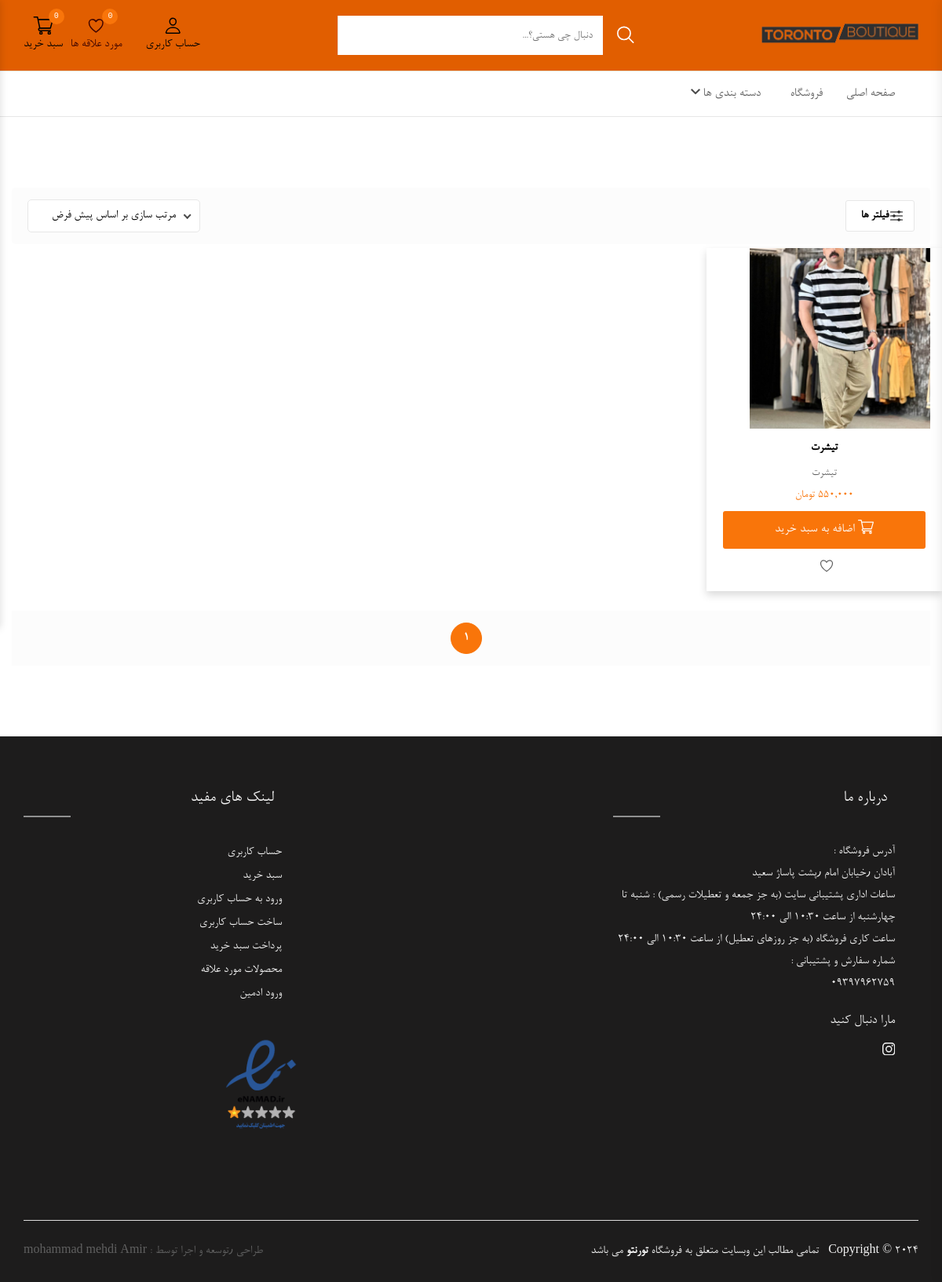
Page /product_list/ on the committed database.
### products/models.py (models this page shows, shortened)
class Product(models.Model):
    title = models.CharField(max_length=120,verbose_name=_('name :'))
    price = models.IntegerField(verbose_name=_('price :'))
    status = models.BooleanField(default=True,verbose_name=_('status'))
    category = models.ForeignKey(
        Category, related_name='products', on_delete=models.PROTECT,verbose_name=_('category :'))
    discount=models.ForeignKey(Discount,on_delete=models.DO_NOTHING,related_name='products',null=True,blank=True,verbose_name=_('discount'))
    datetime_add = models.DateTimeField(auto_now_add=True,verbose_name=_(' add date'))
    datetime_edit = models.DateTimeField(auto_now=True,verbose_name=_('edite date'))
    image = models.ManyToManyField(Image, related_name='images',verbose_name=_('images :'))
    material=models.CharField(max_length=70,blank=True,verbose_name=_('material :'))
    des=RichTextField(blank=True,null=True,verbose_name=_(' decription :'))
    class Meta:
        verbose_name_plural='محصولات'

class Image(models.Model):
    image = models.ImageField(upload_to='product_img')
    title = models.CharField(max_length=60, blank=True)
    class Meta:
        verbose_name_plural='تصاویر محصولات'

class Category(models.Model):
    title = models.CharField(max_length=100)
    image = models.ImageField(upload_to='category_img')
    discount=models.ForeignKey(Discount,on_delete=models.DO_NOTHING,related_name='categores',null=True,blank=True)
    def __str__(self):
        return self.title
    class Meta:
        verbose_name_plural='دسته بندی ها'

### products/views.py (the view)
# urls.py: path('product_list/',views.list_product_view,name='product_list'),
def list_product_view(request):
    if request.method =="POST":
        order_method=request.POST['order_by']
        if order_method =="1":
            product_list_sorted=Product.objects.select_related('category','discount').all().order_by('-id')
        elif order_method =="2":
            product_list_sorted=Product.objects.select_related('category','discount').all().order_by('price')
        elif order_method =="3":
            product_list_sorted=Product.objects.select_related('category','discount').all().order_by('-price')
        elif order_method =="4":
            product_list_sorted=Product.objects.select_related('category','discount').all()
            product_list_sorted = sorted(product_list_sorted, key=lambda x: x.order_item.aggregate(quantity_sum=Sum('quantity'))['quantity_sum'] or 0,reverse=True)
        else:
            product_list_sorted=Product.objects.select_related('category','discount').all()
    else:
        order_method=request.GET.get('order_by')
        product_list_sorted=Product.objects.select_related('category','discount').all()
    paginator = Paginator(product_list_sorted, 12) # Show number products per page
    page = request.GET.get('page')
    try:
        products = paginator.page(page)
    except PageNotAnInteger:
        products = paginator.page(1)
    except EmptyPage:
        products = paginator.page(paginator.num_pages)
    return render(request,'products/list_product.html',{
        'products': products,
        'selected': order_method
    })

### carts/cart.py (called while the page is built)
    def __len__(self):
        return len(self.cart.keys())

### carts/cart_context.py (called while the page is built)
def cart(request):
    return {'cart':Cart(request)}

### products/category_context.py (called while the page is built)
def category1(request):
    return {'Category':Category.objects.select_related('discount').prefetch_related('products').all()}

### products/templatetags/custom_mathfilter.py (called while the page is built)
@register.filter
def get_sec(val):
    try:
        return val[1].image.url
    except:
        return val.first().image.url

### products/templatetags/persian_number.py (called while the page is built)
@register.filter
def to_persian(value):
    if settings.LANGUAGE_CODE == 'fa':
        value=str(value)
        translation_table = value.maketrans('0123456789','۰۱۲۳۴۵۶۷۸۹')
        return value.translate(translation_table)
    else:
        return value

### products/templates/products/list_product.html (shortened to what this page needs)
{% extends '_base.html' %}
{% load mathfilters %}
{% load custom_mathfilter %}
{% load static  %}
{% load persian_number %}
{% load humanize %}
{% block content %}
<section class="shop__section section--padding">
    <div class="container">
        <div class="shop__header bg__gray--color d-flex align-items-center justify-content-between mb-30">
            <button class="widget__filter--btn d-flex align-items-center" data-offcanvas>
                <span class="widget__filter--btn__text">فیلتر ها</span>
            </button>
            <div class="product__view--mode d-flex align-items-center">
                <div class="product__view--mode__list product__short--by align-items-center  d-lg-flex">
                    <form action="{% url 'product_list' %}" method="post" name="autosubmit_select">
                        <div class="select shop__header--select" onChange="document.autosubmit_select.submit();">
                            <select class="product__view--select" name="order_by">
                                <option {% if selected == "0" %} selected {% endif %} value="1"> مرتب سازی بر اساس پیش فرض </option>
                            </select>
                        </div>
                    </form>
                </div>
            </div>
        </div>
        <div class="row">
            <div class="col-12">
                <div class="shop__product--wrapper">
                    <div class="tab_content">
                        <div id="product_grid" class="tab_pane active show">
                            <div class="product__section--inner product__grid--inner">
                                <div class="row row-cols-lg-4 row-cols-md-3 row-cols-2 mb--n30">
                                    {% for product in products %}
                                    <div class="swiper-slide shadow">
                                        <div class="product__items ">
                                            <div class="product__items--thumbnail">
                                                <a class="product__items--link" href="{% url 'product_detail' product.id %}">
                                                    <img class="product__items--img product__primary--img"
                                                        src={{product.image.first.image.url}} alt="product-img"  >
                                                </a>
                                            </div>
                                            <div class="product__items--content">
                                                <center>
                                                    <h3 class="product__items--content__title h4"><a
                                                            href="{% url 'product_detail' product.id %}">{{product.title}}</a></h3>
                                                    <span class="product__items--content__subtitle">{{product.category}}</span>
                                                    <div class="product__items--price">
                                                        {% if product.status %}
                                                        {% if product.discount or product.category.discount %}
                                                        {% if product.category.discount %}
                                                        <span class="old__price">{{product.price|intcomma:False|to_persian}} تومان</span>
                                                        <span class="price__divided"></span>
                                                        <span
                                                            class="current__price">{{ product.price|custom_add:product.category.discount.discount|intcomma:False|to_persian }} تومان</span>
                                                        {% else %}
                                                        <span class="old__price">{{product.price|intcomma:False|to_persian}} تومان</span>
                                                        <span class="price__divided"></span>
                                                        <span
                                                            class="current__price">{{ product.price|custom_add:product.discount.discount|intcomma:False|to_persian }} تومان</span>
                                                        {% endif %}
                                                        {% else %}
                                                        <span class="current__price">{{product.price|intcomma:False|to_persian}} تومان</span>
                                                        {% endif %}
                                                        {% else %}
                                                        <span class="current__price">اتمام موجودی</span>
                                                        {% endif %}
                                                    </div>
                                                    <div>
                                                        <center>
                                                            <ul>
                                                                <li class=" product__items--action__list ">
                                                                    <a class="variant__buy--now__btn primary__btn"
                                                                        href="{% url 'product_detail' product.id %}">
                                                                        <span class="add__to--cart__text">اضافه به سبد خرید</span>
                                                                    </a>
                                                                </li>
                                                                <li class="product__items--action__list">
                                                                    <a class=" product__items--action__btn"
                                                                        href="{% url 'wishlist_add' product.id %}">
                                                                    </a>
                                                                </li>
                                                            </ul>
                                                        </center>
                                                    </div>
                                                </center>
                                            </div>
                                        </div>
                                    </div>
                                    {% endfor %}
                                </div>
                            </div>
                        </div>
                    </div>
                    <div class="pagination__area bg__gray--color">
                        <nav class="pagination justify-content-center">
                            <ul class="pagination__wrapper d-flex align-items-center justify-content-center">
                                <li class="pagination__list">
                                    {% if products.number == 1 %}
                                <li class="pagination__list"><a href="?page=1"
                                        class="pagination__item pagination__item--current"> 1</a>
                                </li>
                                {% endif %}
                            </ul>
                        </nav>
                    </div>
                </div>
            </div>
        </div>
    </div>
</section>
{% endblock content %}

### rows in the picture
Product: image.first.image (picture), title "تیشرت", category "تیشرت"

### other values in the picture
{{ user.customer.wishlists.all|length }} "0"
{{ cart|length }} "0"
